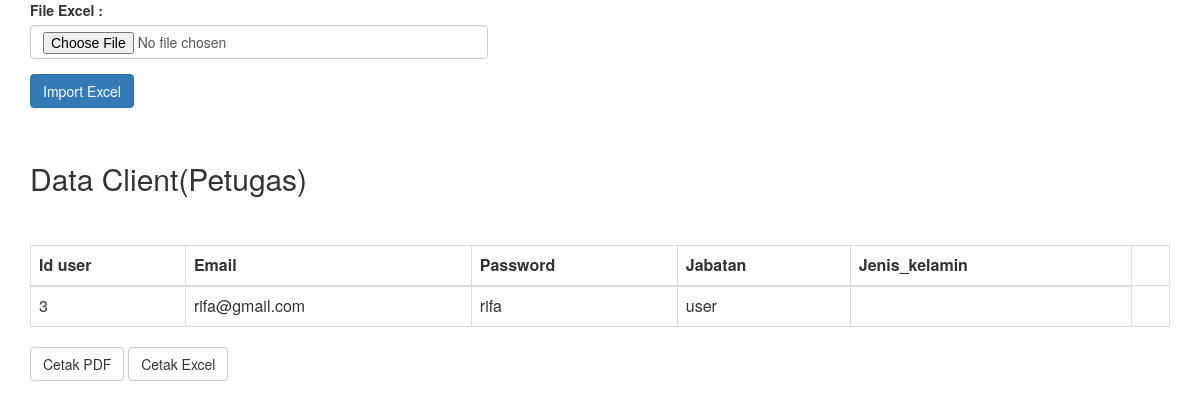
The page /admin/indexdatapetugas.php on the database its author committed.
### tables this page shows
CREATE TABLE `user` (
  `id_user` int(11) NOT NULL,
  `email` varchar(100) NOT NULL,
  `password` varchar(100) NOT NULL,
  `jabatan` varchar(100) NOT NULL,
  `jenis_kelamin` varchar(100) NOT NULL
);

### admin/indexdatapetugas.php (the view, shortened to what this page needs)
<html>
<head>
	<link rel="stylesheet" href="css/bootstrap.css" type="text/css">
</head>
<body>
<?php
	include"koneksi.php";
	$sql = "select * from user";
	$result = mysqli_query($koneksi,$sql);
?>
<div class="container">
	<form method="POST" action="importdatapetani.php" id="import_excel" name="import_excel" enctype="multipart/form-data">
		<div class="row">
			<div class="col-md-5">
				<div class="form-group">
					<label class="control-label">File Excel :</label>
					<input type="file" name="file_excel" class="form-control">
				</div>
				<button type="submit" name="btn_submit" class="btn btn-primary" id="btn_submit">Import Excel</button>
			</div>
		</div>
	</form>
	<br>
	<table class="table table-bordered"> <h2>Data Client(Petugas)</h2> <br><br>
    <thead>
    <tr>
    	<th>Id user</th>
        <th>Email</th>
        <th>Password </th>
        <th>Jabatan</th>
        <th>Jenis_kelamin</th>
    </tr>
    </thead>
    <tbody>
        <?php
                while($row=mysqli_fetch_assoc($result)){
                    echo"<tr><td>".$row['id_user']."</td><td>".$row['email']."</td><td>".$row['password']."</td><td>".$row['jabatan']."</td><td>".$row['Jenis_kelamin']."</td><td>";
                }
        ?>
    </tbody>
    </table>
    <a href="exportpetugaspdf.php" class="btn btn-default">Cetak PDF</a>
    <a href="exportuser.php" class="btn btn-default">Cetak Excel</a>
 </div>
</body>
</html>

### rows shown on the page
user: id_user "3", email "rifa@gmail.com", password "rifa", jabatan "user"
